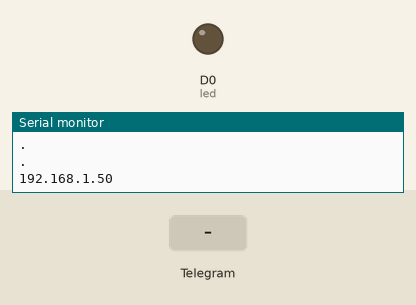
The sketch below on a simulated ESP8266 (NodeMCU). Parts: output pins drawn as LEDs (lit = HIGH), the last lines printed to the serial monitor. The test bench sets the inputs (shaded band). WiFi joins after 1.5 s; servers stay silent unless stated; the local clock reads 2024-03-15 10:24:30 at power-on unless the sketch sets it.

Above: at 3.2 s.
3.3 s: Telegram message "/led_off" received
At 4.3 s:
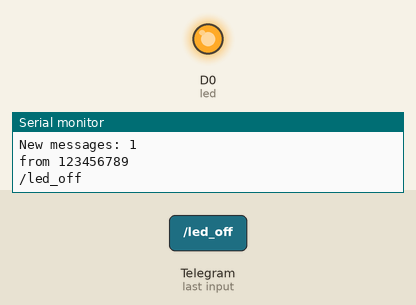
7.0 s: Telegram message "/led_on" received
At 9.1 s:
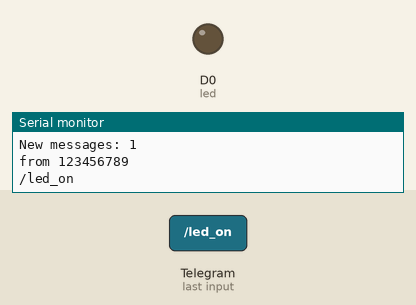
Timing chart, 0 to 10.6 s (numbered marks = the images above; inputs shaded):
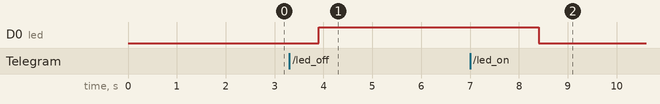

Measured:
- after the input at 3.3 s, D0 (led): LOW → HIGH after 0.60 s
- after the input at 7.0 s, D0 (led): HIGH → LOW after 1.4 s

The sketch:

Telegram_LEDcontrol.ino
```cpp
#include<ESP8266WiFi.h>
#include<WiFiClientSecure.h>
#include<UniversalTelegramBot.h>
#include<ArduinoJson.h>

#define WiFi_SSID "SSID"
#define WiFi_PWD "Password"

#define BotToken "TOKEN"

#define led D0

X509List cert(TELEGRAM_CERTIFICATE_ROOT);

WiFiClientSecure client;
UniversalTelegramBot bot(BotToken, client);

unsigned long prevTime=0;


void setup() {
  Serial.begin(9600);
  configTime(0, 0, "pool.ntp.org");
  client.setTrustAnchors(&cert);
  pinMode(led, OUTPUT);
  WiFi.mode(WIFI_STA);
  WiFi.begin(WiFi_SSID, WiFi_PWD);
  while(WiFi.status()!=WL_CONNECTED) {
    Serial.println(".");
    delay(1000);
  }
  Serial.println(WiFi.localIP());
}

void loop() {
  if(millis() - prevTime > 1000) {
    int newMessages = bot.getUpdates(bot.last_message_received + 1);
    while(newMessages) {
      Serial.println("New response");
      handleMessages(newMessages);
      newMessages = bot.getUpdates(bot.last_message_received + 1);
    }
    prevTime = millis();
  }
}

void handleMessages(int messageCount) {
  Serial.println("New messages: "+String(messageCount));
  for(int i=0; i<messageCount; ++i) {
    String chat_id = String(bot.messages[i].chat_id);
    Serial.println("from "+String(chat_id));

    String text = bot.messages[i].text;
    Serial.println(text);

    String from_name = bot.messages[i].from_name;

    if(text == "/start") {
      String welcome = "Welcome, " + from_name + ".\n";
      welcome += "Use the following commands to control the LED.\n\n";
      welcome += "/led_on to turn ON \n";
      welcome += "/led_off to turn OFF \n";
      welcome += "/state to request current GPIO state \n";
      bot.sendMessage(chat_id, welcome, "");
    }

    if(text == "/led_on") {
      bot.sendMessage(chat_id, "LED turned ON", "");
      digitalWrite(led, LOW);
    }

    if(text == "/led_off") {
      bot.sendMessage(chat_id, "LED turned OFF", "");
      digitalWrite(led, HIGH);
    }

    if(text == "/state") {
      if(!digitalRead(led)){
        bot.sendMessage(chat_id, "LED is ON", "");
      }
      else{
        bot.sendMessage(chat_id, "LED is OFF", "");
      }
    }
  }
}
```
